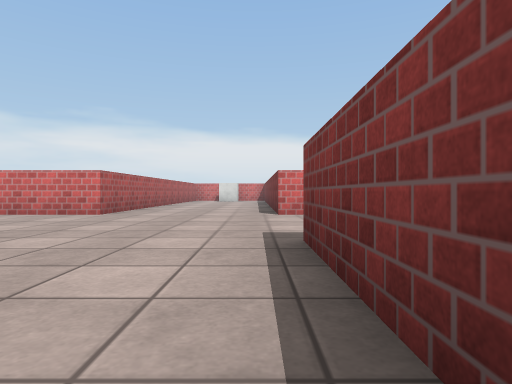
[1] (above)

22 first-person views from a walk through a Unity game level. The camera is 0.51 m above the floor, looks level and sees 75° across. The floor is counted in squares, 1 m on a side. Each view is taken from the middle of a square. On the plan, view 1 faces up. The plan holds only what a view shows up to about 9 squares ahead; the rest is blank. The place goes on beyond the plan. Surface patterns are stand-ins for the level's own textures.

[2]
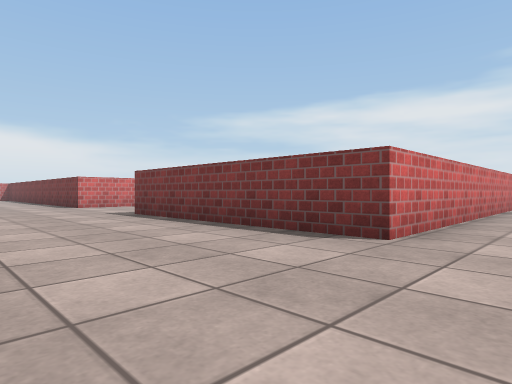

[3]
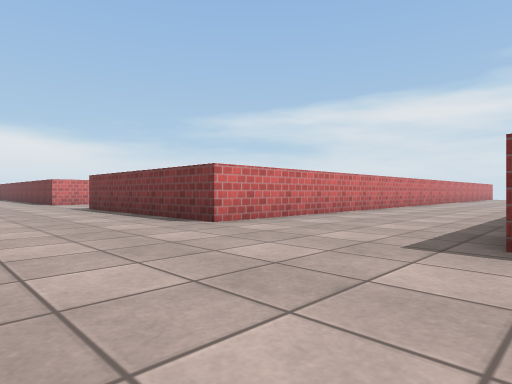

[4]
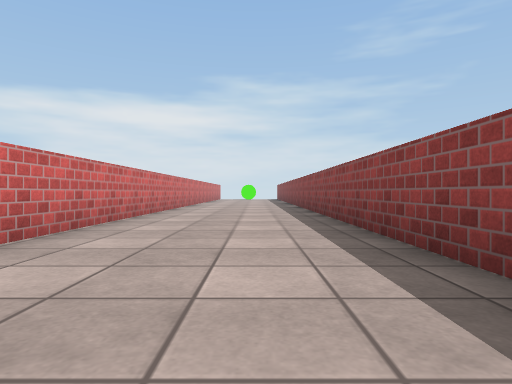

[5]
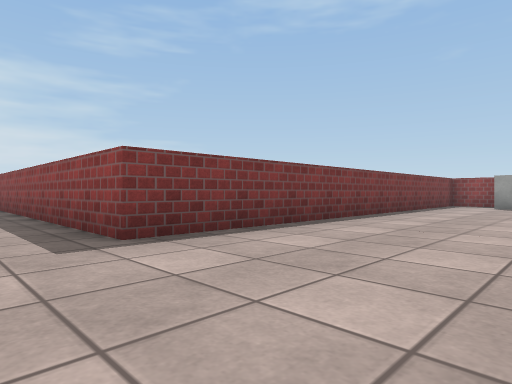

[6]
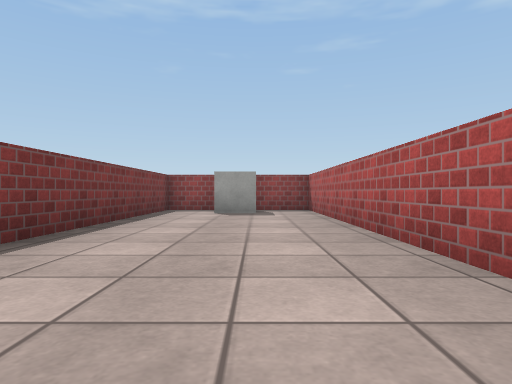

[7]
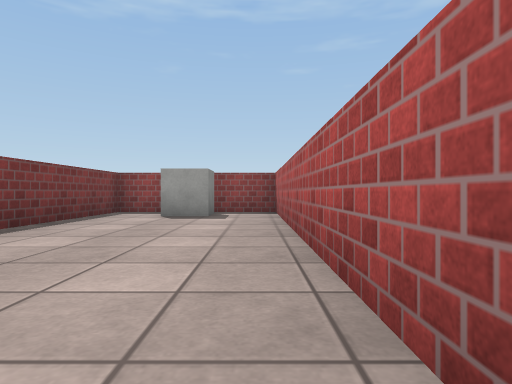

[8]
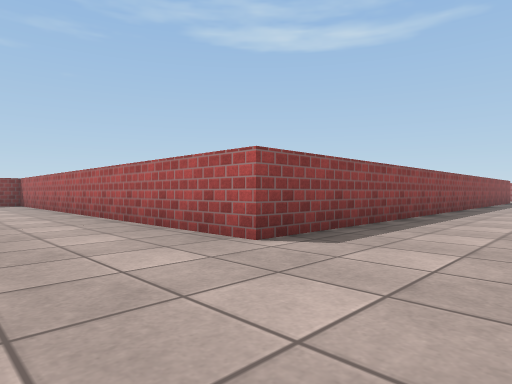

[9]
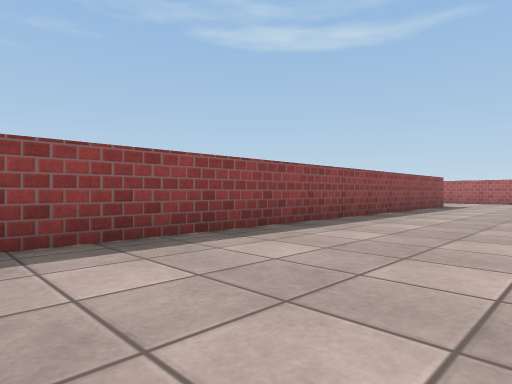

[10]
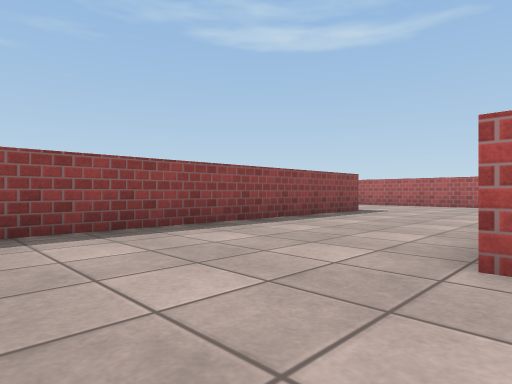

[11]
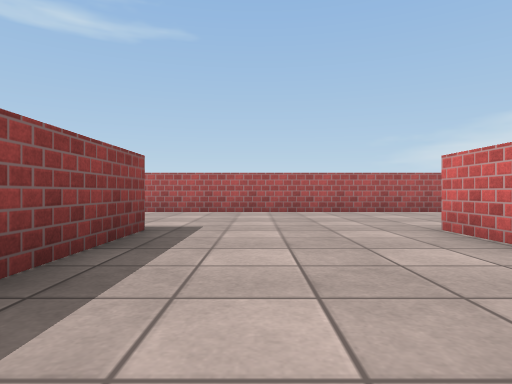

[12]
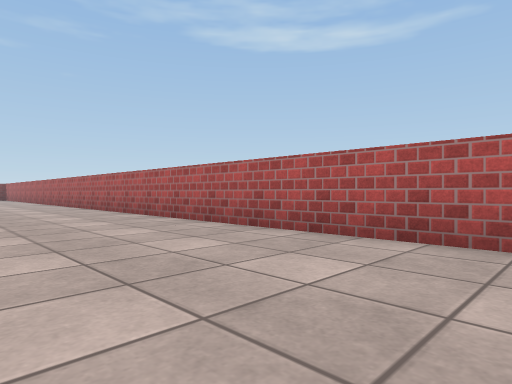

[13]
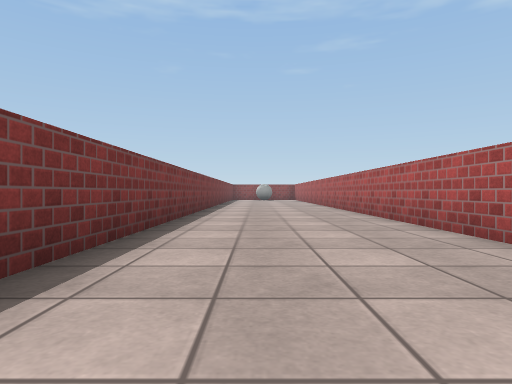

[14]
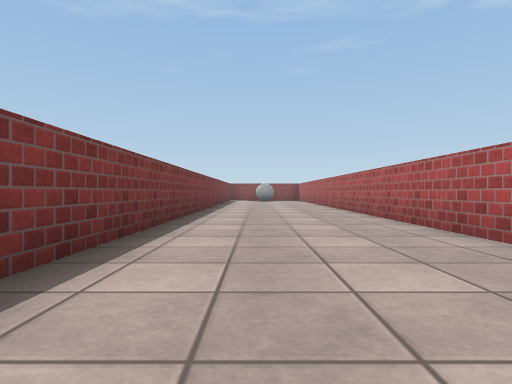

[15]
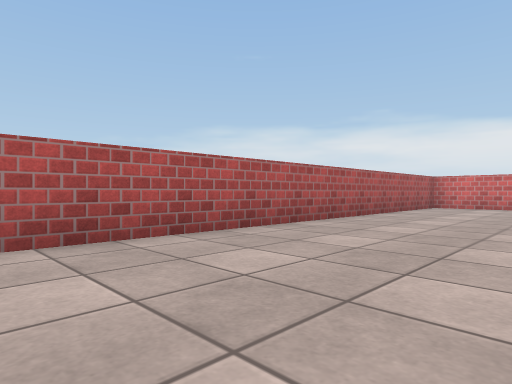

[16]
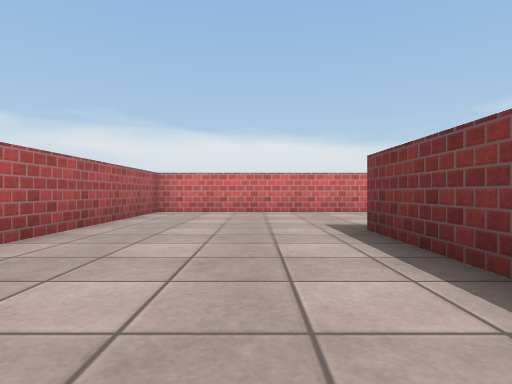

[17]
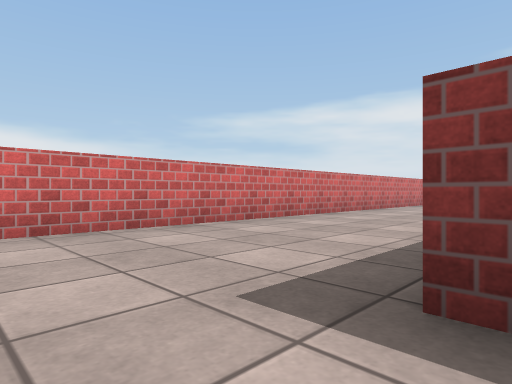

[18]
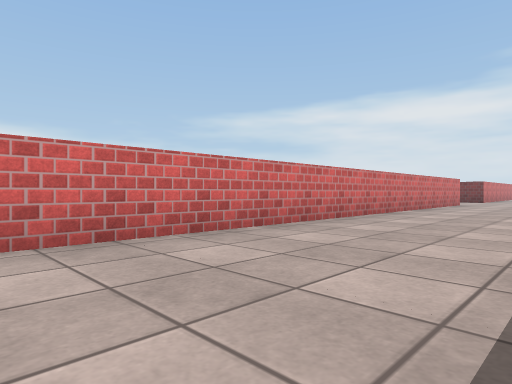

[19]
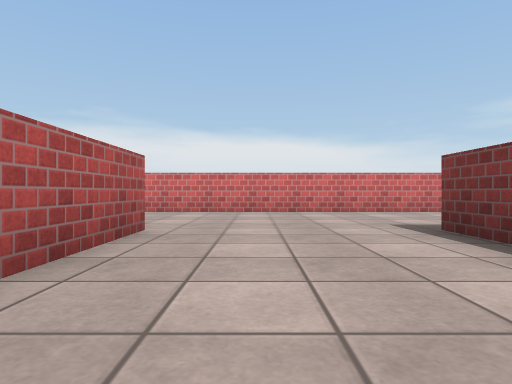

[20]
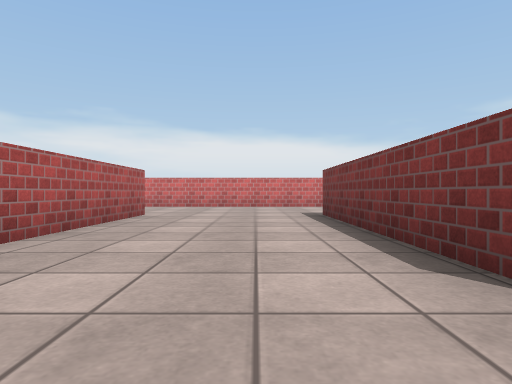

[21]
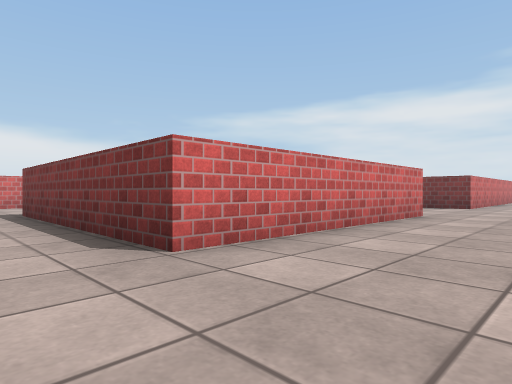

[22]
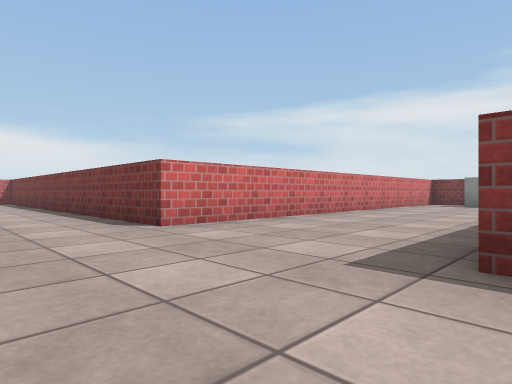

### Floor plan
Points are (right, up) in squares from view 1. A wall is a line through its corners. A room is listed if a view was taken in it or the views show most of it. See-through windows are left out.
Room 1 (views 1, 2, 3, 4, 5, 6, 7, 8, 9, 10, 11, 12, 13, 14, 15, 16, 17, 18, 19, 20, 21, 22)
walls: (-3.5, -2.5) (-9.5, -2.5) (-9.5, 3.5); (-13.5, 3.5) (-13.5, -0.8); (-18.2, -2.5) (-19.5, -2.5); (-7.2, 7.5) (-23.5, 7.5) (-23.5, -19); (-19.5, -6.5) (-3.5, -6.5) (-3.5, -18.5) (0.5, -18.5) (0.5, -6.5) (9, -6.5); (-19.5, 0.9) (-19.5, 3.5); (-3.5, 9) (-3.5, 7.5) (-5.8, 7.5); (9, -2.5) (0.5, -2.5) (0.5, 3.5); (6.2, 7.5) (0.5, 7.5) (0.5, 9.5); (-19.5, -19) (-19.5, -9.9)
objects: other object (-2, -18)

Positions as (right, up) in squares from view 1, and headings:
1: (0, 0), facing up
2: (-3, -4), facing up-right
3: (-3, -7), facing up-right
4: (0, -5), facing right
5: (-3, -5), facing down-right
6: (-2, -9), facing down
7: (-3, -10), facing down
8: (-1, -4), facing down-left
9: (-7, -3), facing down-left
10: (-11, -2), facing down-left
11: (-15, -5), facing left
12: (-20, -5), facing down-left
13: (-21, -8), facing down
14: (-21, -10), facing down
15: (-20, -4), facing up-left
16: (-21, -1), facing up
17: (-21, 3), facing up-right
18: (-18, 4), facing up-right
19: (-12, -1), facing up
20: (-11, -4), facing up
21: (-11, -5), facing up-right
22: (-2, 3), facing up-right
